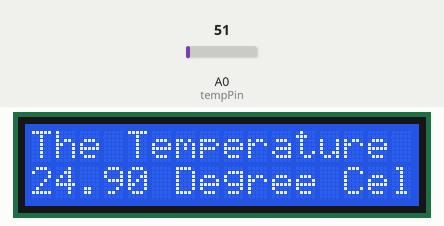
Bench run of a sketch on a simulated Arduino Uno, built with avr-gcc and run on an emulated ATmega328P. On the bench: 16×2 character LCD. The test bench sets the inputs (shaded band); at power-on: A0 (tempPin) = 51.

Above: at 1.2 s.
1.3 s: A0 (tempPin) set to 22
At 2.4 s:
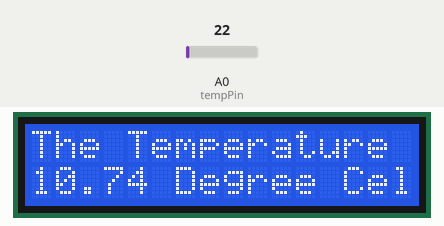
3.5 s: A0 (tempPin) set to 19
At 4.4 s:
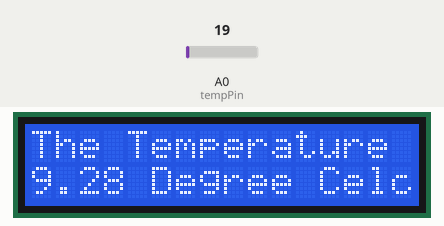
5.5 s: A0 (tempPin) set to 15
At 7.5 s:
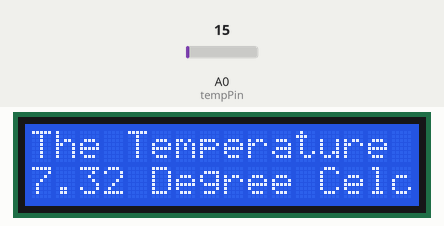
Timing chart, 0 to 9.0 s (numbered marks = the images above; inputs shaded):
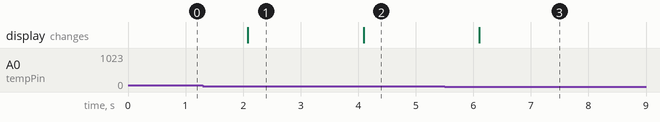

Measured:
- the behaviour switches between 21 and 20 on A0 (tempPin) (found by bisection; images 1 and 2)
- after the input at 1.3 s, the display: changes after 0.78 s (image 1)
- after the input at 3.5 s, the display: changes after 0.59 s (image 2)
- after the input at 5.5 s, the display: changes after 0.60 s (image 3)

The sketch:

Digital_Thermometer_with_LM35_and_LCD.ino
```cpp
// include the library code:
#include <LiquidCrystal.h>

// initialize the library with the numbers of the interface pins
LiquidCrystal lcd(12, 11, 5, 4, 3, 2);
           // lcd(RS,EN,DB4,DB5,DB6,DB7);
int tempPin=0;

void setup() {
  // set up the LCD's number of columns and rows:
  pinMode(tempPin, INPUT);
  lcd.begin(16, 2);

}

void loop()
{
  float val,mv,cel;
  val = analogRead(tempPin);
  mv = (val/1024.0) * 5000;
  cel = mv / 10;
  lcd.setCursor(0,0); // Column X ROW
  lcd.print("The Temperature is = ");
  lcd.setCursor(0, 1);
  lcd.print(cel);
  lcd.print(" Degree Celcius");
  delay(1000);


  // print the number of seconds since reset:
  //lcd.print(millis() / 1000);
}
```
